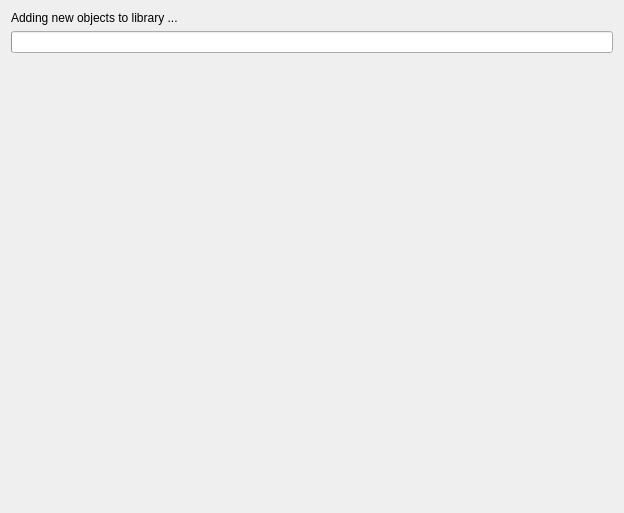
<?xml version="1.0" encoding="UTF-8"?>
<ui version="4.0">
 <class>ND_CreateObjectsPage_q</class>
 <widget class="QWizardPage" name="ND_CreateObjectsPage_q">
  <property name="geometry">
   <rect>
    <x>0</x>
    <y>0</y>
    <width>624</width>
    <height>513</height>
   </rect>
  </property>
  <property name="windowTitle">
   <string>WizardPage</string>
  </property>
  <layout class="QGridLayout" name="gridLayout">
   <item row="0" column="0">
    <widget class="QLabel" name="textLabel1_4">
     <property name="text">
      <string>Adding new objects to library ...</string>
     </property>
     <property name="alignment">
      <set>Qt::AlignmentFlag::AlignTop</set>
     </property>
     <property name="wordWrap">
      <bool>true</bool>
     </property>
    </widget>
   </item>
   <item row="1" column="0">
    <widget class="QProgressBar" name="progressBar">
     <property name="orientation">
      <enum>Qt::Orientation::Horizontal</enum>
     </property>
    </widget>
   </item>
   <item row="2" column="0">
    <spacer name="spacer">
     <property name="orientation">
      <enum>Qt::Orientation::Vertical</enum>
     </property>
     <property name="sizeType">
      <enum>QSizePolicy::Policy::Expanding</enum>
     </property>
     <property name="sizeHint" stdset="0">
      <size>
       <width>20</width>
       <height>439</height>
      </size>
     </property>
    </spacer>
   </item>
  </layout>
 </widget>
 <resources/>
 <connections/>
</ui>
